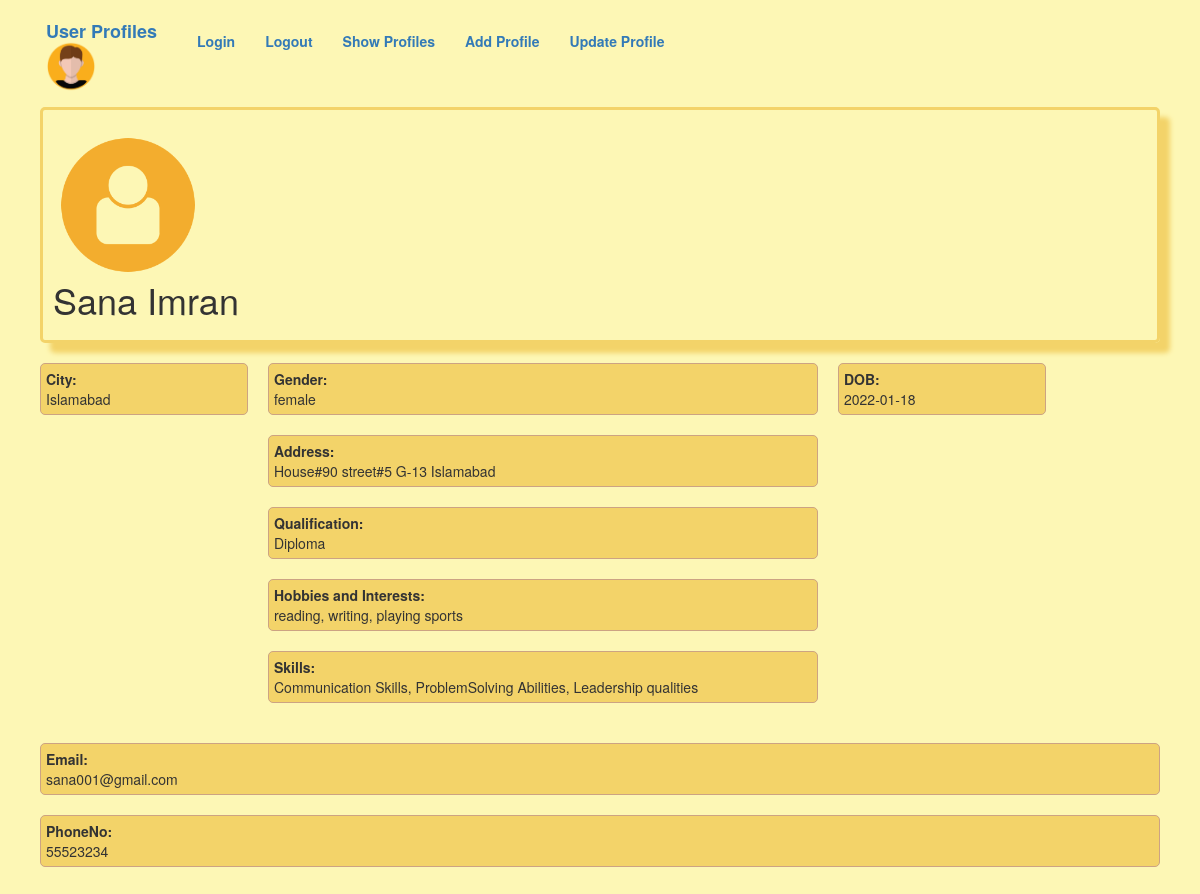
Screenshot of /show_details.php?id=4 with the database file from the repository.
### tables this page shows
CREATE TABLE `profile` (
  `id` int(11) NOT NULL,
  `name` varchar(50) NOT NULL,
  `city` varchar(50) NOT NULL,
  `gender` varchar(50) NOT NULL,
  `email` varchar(100) NOT NULL,
  `phonenumber` int(50) NOT NULL,
  `dob` date NOT NULL,
  `address` varchar(100) NOT NULL,
  `qualification` varchar(200) NOT NULL,
  `hobbies` varchar(300) NOT NULL,
  `skills` varchar(300) NOT NULL
);

### show_details.php (the view, shortened to what this page needs)
<?php
$id = $_GET['id'];
$conn_str = DB_SYS . ':host=' . DB_HOST . ';dbname=' . DB_NAME;
try {
    $pdo = new PDO($conn_str, DB_USER, DB_PASS);
    $sql = 'SELECT * FROM profile WHERE id=:id';
    $stmt = $pdo->prepare($sql);
    $stmt->bindValue(':id', $id, PDO::PARAM_INT);
    $stmt->execute();
    if ($p = $stmt->fetch()) {
        $name = $p['name'];
        $city = $p['city'];
        $gender = $p['gender'];
        $email = $p['email'];
        $phonenumber = $p['phonenumber'];
        $dob = $p['dob'];
        $address = $p['address'];
        $qualification = $p['qualification'];
        $hobbies = $p['hobbies'];
        $skills = $p['skills'];
    } else {
        redirect();
    }
?>
    <!DOCTYPE html>
    <html>
    <head>
        <link rel="stylesheet" href="cssfile.css?v=<?php echo time(); ?>">
    </head>
    <body>
        <div class="container">
            <?php include_once('header.php'); ?>
            <div class="header">
                <div class="border1">
                    <h1 class="addpadding">
                        <img src="icon1.png" width="150px"><br>
                        <?php echo $name ?>
                    </h1>
                </div>
            </div>
            <div class="nav">
                <div class="borders"><b>City:<br> </b>
                    <?php echo $city ?>
                </div><br>
            </div>
            <div class="main">
                <div class="borders"><b>Gender:<br> </b>
                    <?php echo $gender ?>
                </div><br>
                <div class="borders"><b>Address:<br> </b>
                    <?php echo $address ?>
                </div><br>
                <div class="borders"><b>Qualification:<br> </b>
                    <?php echo $qualification ?>
                </div><br>
                <div class="borders"><b>Hobbies and Interests:<br> </b>
                    <?php echo $hobbies ?>
                </div><br>
                <div class="borders"><b>Skills:<br> </b>
                    <?php echo $skills ?>
                </div><br>
            </div>
            <div class="aside">
                <div class="borders"><b>DOB:<br> </b>
                    <?php echo $dob ?>
                </div><br>
            </div>
            <div class="footer">
                <div class="borders"><b>Email:<br> </b>
                    <?php echo $email ?>
                </div><br>
                <div class="borders"><b>PhoneNo:<br> </b>
                    <?php echo $phonenumber ?>
                </div><br>
            </div>
        <?php
    } catch (PDOException $e) {
        die($e->getMessage());
    }
        ?>
        </div>
    </body>
    </html>

### cssfile.css (style rules this page uses)
body { padding: 5px 5px 5px 5px; margin: 0px 10px; background-color:rgb(253, 247, 181); }
.addpadding { padding:0px 10px 10px 10px; }
.borders { border: 1px solid #CCA383; background:rgb(243, 211, 105); border-radius: 5px; padding:5px; }
.border1 { border: 3px solid rgb(243, 211, 105); box-shadow: 10px 10px 5px rgb(243, 211, 105); border-radius: 5px; }
.container { display:flex; flex-wrap:wrap; }
@media only screen and (min-width:485px) { .container { flex-direction:row; flex-wrap: wrap; } }
@media only screen and (min-width:485px) { .header, .main, .footer { flex-basis: 100%; padding:10px; } }
@media only screen and (min-width:485px) { .nav { flex-basis: 50%; padding:10px; } }
@media only screen and (min-width:485px) { .aside { flex-basis: 50%; padding:10px; } }
@media only screen and (min-width:485px) { .header { order: 1; } }
@media only screen and (min-width:485px) { .nav,.aside { order: 2; } }
@media only screen and (min-width:485px) { .main { order: 3; } }
@media only screen and (min-width:485px) { .footer { order:4; } }
@media all and (min-width: 800px) { .container { flex-direction: row; flex-wrap: wrap; } }
@media all and (min-width: 800px) { .header, .footer { flex-basis: 100%; padding:10px; } }
@media all and (min-width: 800px) { .nav, .aside { flex-basis: 20%; padding:10px; } }
@media all and (min-width: 800px) { .main { flex-basis: 50%; padding:10px; } }
@media all and (min-width: 800px) { .header { order: 1; } }
@media all and (min-width: 800px) { .nav { order: 2; } }
@media all and (min-width: 800px) { .main,.aside,.footer { order: 3; } }

### rows the page displays
profile: name "Sana Imran", city "Islamabad", gender "female", address "House#90 street#5 G-13 Islamabad", qualification "Diploma", hobbies "reading, writing, playing sports", skills "Communication Skills, ProblemSolving Abilities, Leadership qualities", dob "2022-01-18", email "sana001@gmail.com", phonenumber "55523234"
